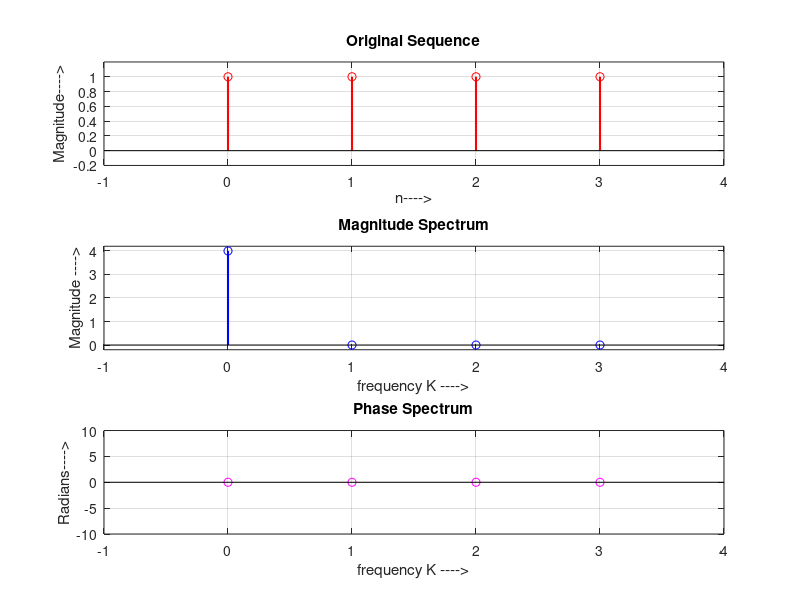

Write MATLAB code to recreate this figure.

% V7_3a  Computing 4 point FFT

%%% Developed by Dr. M. Venu Gopala Rao, 
%%% Email: mvgr03@kluniversity.in,  mvgr03@gmail.com,
%-----------------------------------------------------------------------
clear all; close all; clc;

% Case1:N = 4;

x = [1,1,1,1];
N = 4;
n = 0:N-1;              % Time axis 

X = fft(x,N);
k = 0:N-1;              % Frequency axis 
magX = abs(X); phaX = angle(X)*180/pi;

% Plot the frequency response

subplot(3,1,1); stem(n,x,'r','LineWidth',1.5); grid
xlabel('n---->'); ylabel('Magnitude---->');
title('Original Sequence'); 
axis([-1 N -0.2 1.2]);

subplot(3,1,2); stem(k,magX,'b','LineWidth',1.5); grid
xlabel('frequency K ---->'); ylabel('Magnitude ---->') ;
title('Magnitude Spectrum'); 
axis([-1 N -0.2 4.2]);

subplot(3,1,3); stem(k,phaX,'m','LineWidth',1.5); grid
xlabel('frequency K ---->');  ylabel('Radians---->');
title('Phase Spectrum');
axis([-1 N  min(phaX)-10 max(phaX)+10]);
